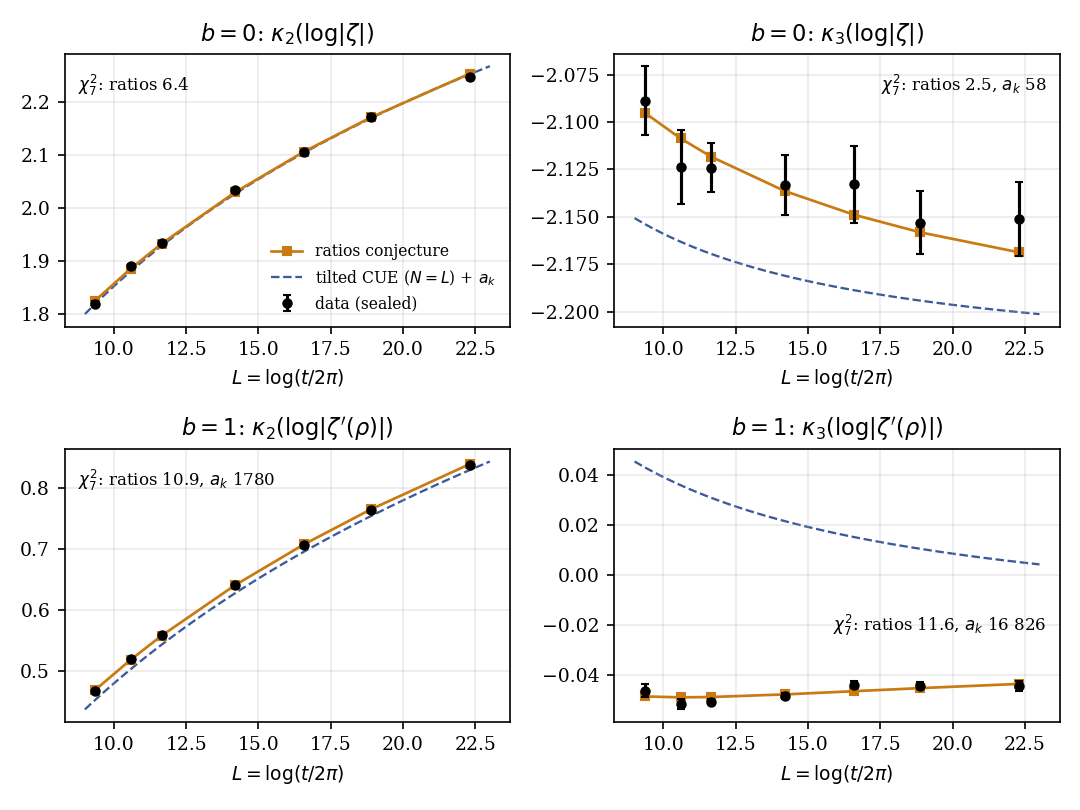

This figure's Python source:
"""Not 8 v3.2 Şekil: merdivenin ilk iki basamağı — mühürlü veri, oran sanısı (commit'li tahminler), eski a_k modeli."""
import json,sys,numpy as np
import matplotlib; matplotlib.use('Agg'); import matplotlib.pyplot as plt
sys.path.insert(0,'200_configs'); from importlib import import_module; o=import_module('200a_ortak')
d=json.load(open('200_configs/HUKUM_200C.json'))['per_window']; C=('C1','C2','C3','C4')
L=np.array([9.35,10.59,11.66]+[d[w]['Lbar0'] for w in C])
obs={'b0k2':([1.8191,1.8899,1.9348]+[d[w]['point_k2k3_b0b1b2'][0] for w in C],[0.0045,0.0044,0.0039]+[d[w]['SE_k2_calib'][0] for w in C]),
     'b0k3':([-2.0887,-2.1237,-2.1240]+[d[w]['point_k2k3_b0b1b2'][1] for w in C],[0.0181,0.0195,0.0130]+[d[w]['SE_k3_calib'][0] for w in C]),
     'b1k2':([0.4672,0.5200,0.5586]+[d[w]['point_k2k3_b0b1b2'][2] for w in C],[0.0022,0.0014,0.0011]+[d[w]['SE_k2_calib'][1] for w in C]),
     'b1k3':([-0.0465,-0.0519,-0.0509]+[d[w]['point_k2k3_b0b1b2'][3] for w in C],[0.0027,0.0021,0.0010]+[d[w]['SE_k3_calib'][1] for w in C])}
pred={'b0k2':[1.82488,1.88578,1.93303,2.02998,2.10677,2.17138,2.25415],'b0k3':[-2.09511,-2.10863,-2.11837,-2.13636,-2.14879,-2.15812,-2.16867],
      'b1k2':[0.469063,0.519006,0.558432,0.640990,0.707828,0.764964,0.839246],'b1k3':[-0.048774,-0.049155,-0.049007,-0.047964,-0.046687,-0.045444,-0.043741]}
Lf=np.linspace(9,23,60)
ak={'b0k2':[float(o.kap_vec(2,x,0))-0.088124 for x in Lf],'b0k3':[float(o.kap_vec(3,x,0))+0.233653 for x in Lf],
    'b1k2':[float(o.kap_vec(2,x,1))-0.088124 for x in Lf],'b1k3':[float(o.kap_vec(3,x,1))+0.233653 for x in Lf]}
tit={'b0k2':r'$b=0$: $\kappa_2(\log|\zeta|)$','b0k3':r'$b=0$: $\kappa_3(\log|\zeta|)$','b1k2':r"$b=1$: $\kappa_2(\log|\zeta'(\rho)|)$",'b1k3':r"$b=1$: $\kappa_3(\log|\zeta'(\rho)|)$"}
chi={'b0k2':'6.4','b0k3':'2.5','b1k2':'10.9','b1k3':'11.6'}; chia={'b0k2':'','b0k3':'58','b1k2':'1780','b1k3':'16 826'}
pos={'b0k2':(0.03,0.93,'left'),'b0k3':(0.97,0.93,'right'),'b1k2':(0.03,0.93,'left'),'b1k3':(0.97,0.40,'right')}
plt.rcParams.update({'font.size':9,'font.family':'serif'})
fig,ax=plt.subplots(2,2,figsize=(7.2,5.4))
for a,k in zip(ax.ravel(),['b0k2','b0k3','b1k2','b1k3']):
    y,e=obs[k]; a.errorbar(L,y,yerr=e,fmt='o',ms=4,color='k',capsize=2,label='data (sealed)',zorder=3)
    a.plot(L,pred[k],'s-',ms=4,color='#c97a12',lw=1.3,label='ratios conjecture',zorder=2)
    a.plot(Lf,ak[k],'--',color='#3a5a9a',lw=1.1,label=r'tilted CUE ($N=L$) + $a_k$',zorder=1)
    a.set_title(tit[k]); a.set_xlabel(r'$L=\log(t/2\pi)$')
    x0,y0,ha=pos[k]; s=r'$\chi^2_{7}$: ratios '+chi[k]+(r', $a_k$ '+chia[k] if chia[k] else '')
    a.text(x0,y0,s,transform=a.transAxes,va='top',ha=ha,fontsize=8); a.grid(alpha=.25)
ax[0,0].legend(loc='lower right',fontsize=7.5,frameon=False)
fig.tight_layout(); fig.savefig('figures/ladder_ratios.pdf'); fig.savefig('figures/ladder_ratios.png',dpi=150)
